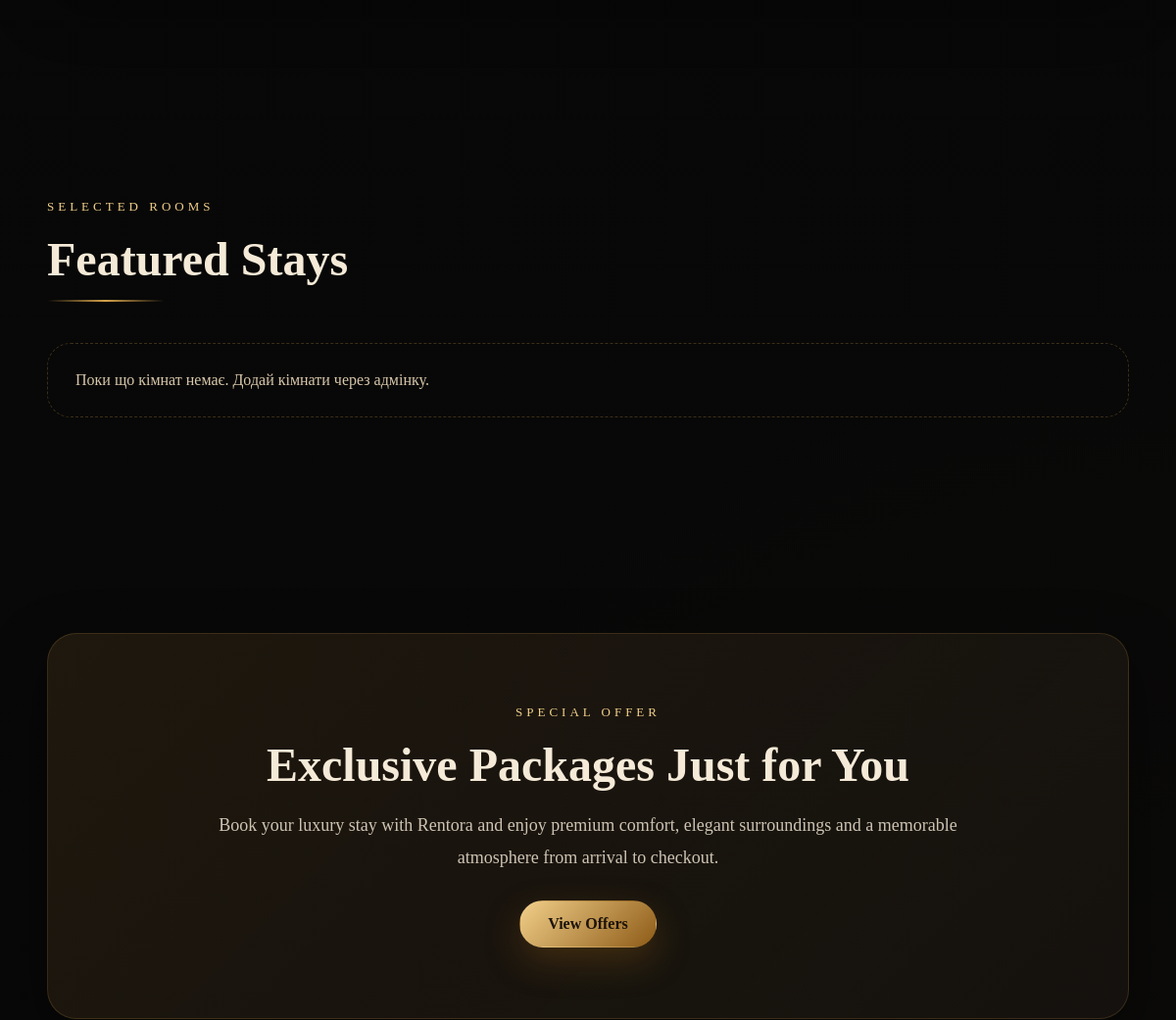
Before: / (middle part) with the older database file.
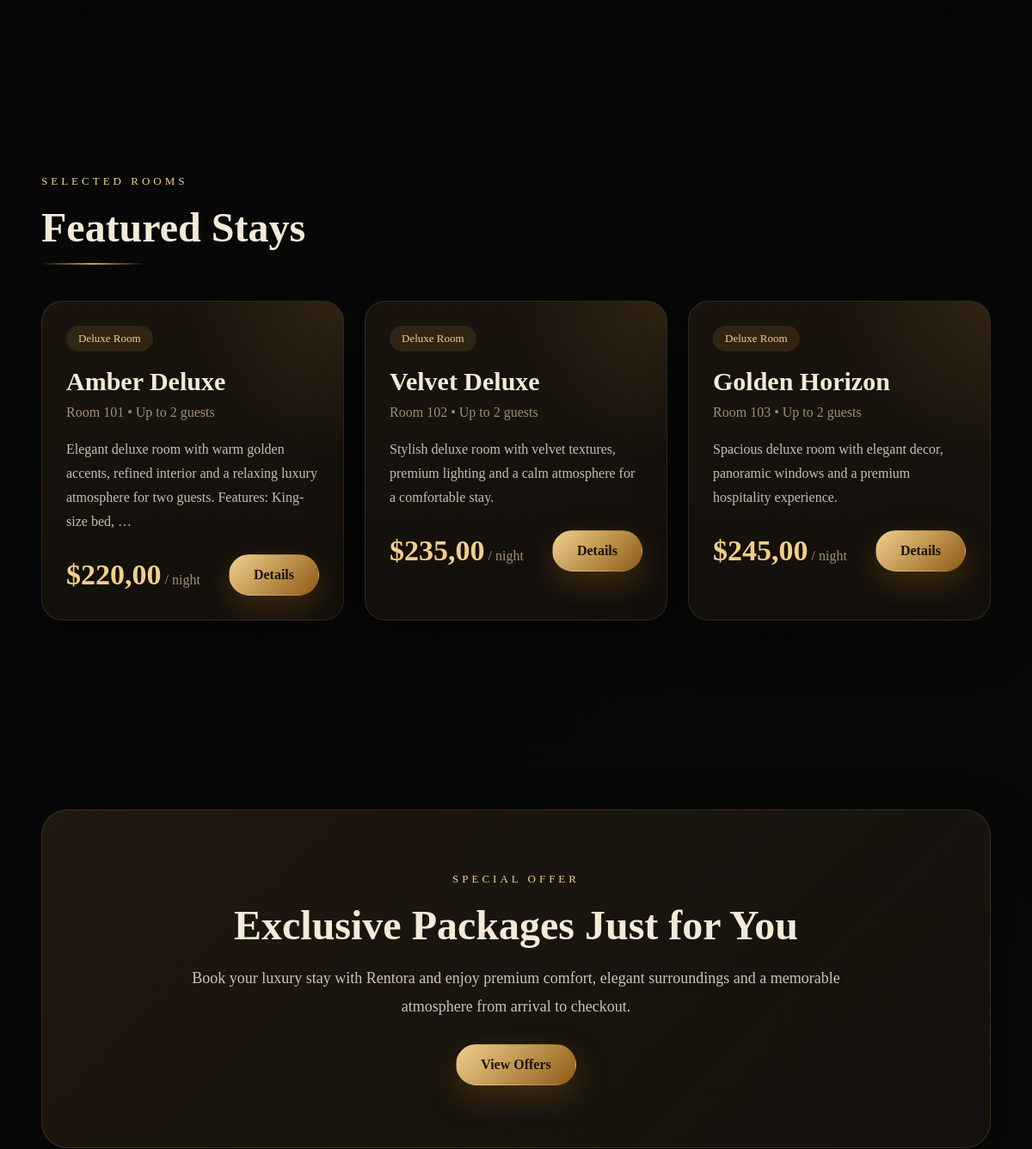
After: the same page with the newer database file.
### rooms/models.py (models this page shows, shortened)
class Room(models.Model):
    room_type = models.ForeignKey(
        RoomType,
        on_delete=models.CASCADE,
        related_name='rooms'
    )
    name = models.CharField(max_length=150)
    number = models.CharField(max_length=20, unique=True)
    description = models.TextField()
    price_per_night = models.DecimalField(max_digits=10, decimal_places=2)
    capacity = models.PositiveIntegerField()
    features = models.TextField(blank=True, help_text='Наприклад: Wi-Fi, balcony, minibar')
    is_active = models.BooleanField(default=True)
    class Meta:
        verbose_name = 'Кімната'
        verbose_name_plural = 'Кімнати'
        ordering = ['number']

class RoomType(models.Model):
    name = models.CharField(max_length=100, unique=True)
    description = models.TextField(blank=True)
    class Meta:
        verbose_name = 'Тип кімнати'
        verbose_name_plural = 'Типи кімнат'

### core/views.py (the view)
# urls.py: path('', home, name='home'),
def home(request):
    featured_rooms = Room.objects.filter(is_active=True)[:3]
    return render(request, 'core/home.html', {'featured_rooms': featured_rooms})

### templates/core/home.html (shortened to what this page needs)
{% extends 'base.html' %}
{% load static %}
{% block content %}
<section class="luxury-grid-section">
</section>
<section class="featured-rooms-section">
    <div class="container">
        <div class="section-heading">
            <p class="eyebrow">Selected Rooms</p>
            <h2>Featured Stays</h2>
            <div class="gold-line"></div>
        </div>
        <div class="room-cards">
            {% for room in featured_rooms %}
                <div class="room-card">
                    <div class="room-card-top">
                        <span class="room-badge">{{ room.room_type.name }}</span>
                        <h3>{{ room.name }}</h3>
                        <p class="room-meta">Room {{ room.number }} • Up to {{ room.capacity }} guests</p>
                    </div>
                    <div class="room-card-bottom">
                        <p>{{ room.description|truncatewords:20 }}</p>
                        <div class="room-card-footer">
                            <div>
                                <span class="price">${{ room.price_per_night }}</span>
                                <span class="per-night">/ night</span>
                            </div>
                            <a href="{% url 'room_detail' room.pk %}" class="btn btn-gold">Details</a>
                        </div>
                    </div>
                </div>
            {% empty %}
                <div class="empty-block">
                    <p>Поки що кімнат немає. Додай кімнати через адмінку.</p>
                </div>
            {% endfor %}
        </div>
    </div>
</section>
<section class="offer-section">
    <div class="container">
        <div class="offer-box">
            <p class="eyebrow">Special Offer</p>
            <h2>Exclusive Packages Just for You</h2>
            <p>
                Book your luxury stay with Rentora and enjoy premium comfort,
                elegant surroundings and a memorable atmosphere from arrival to checkout.
            </p>
            <a href="{% url 'room_list' %}" class="btn btn-gold">View Offers</a>
        </div>
    </div>
</section>
{% endblock %}

### templates/base.html (shortened to what this page needs)
{% load static %}
<!DOCTYPE html>
<html lang="uk">
<head>
    <link rel="stylesheet" href="{% static 'css/styles.css' %}">
</head>
<body class="{% block body_class %}{% endblock %}">
    <div class="site-bg"></div>
    <main>
        {% block content %}{% endblock %}
    </main>
</body>
</html>

### static/css/styles.css (style rules this page uses)
:root { --bg-main: #090909; --bg-soft: #111111; --bg-card: rgba(20, 16, 12, 0.82); --text-main: #f5ead7; --text-soft: #d8c7aa; --text-muted: #a18e70; --gold: #d5a34a; --gold-light: #f1cf8a; --gold-deep: #8d5b17; --border: rgba(213, 163, 74, 0.22); --shadow: 0 20px 60px rgba(0, 0, 0, 0.45); --radius-xl: 28px; --radius-lg: 20px; --radius-md: 16px; --container: 1240px; }
* { margin: 0; padding: 0; box-sizing: border-box; }
html { scroll-behavior: smooth; }
body { background: radial-gradient(circle at top left, rgba(213, 163, 74, 0.08), transparent 25%), radial-gradient(circle at bottom right, rgba(213, 163, 74, 0.06), transparent 20%), #080808; color: var(--text-main); font-family: Georgia, "Times New Roman", serif; min-height: 100vh; overflow-x: hidden; position: relative; }
body::before { content: ""; position: fixed; inset: 0; background-image: url("../images/pattern.jpg"); background-size: cover; background-position: center; opacity: 0.06; pointer-events: none; z-index: -2; }
.site-bg { position: fixed; inset: 0; background: linear-gradient(to bottom, rgba(8, 8, 8, 0.45), rgba(8, 8, 8, 0.62)); z-index: -1; pointer-events: none; }
a { text-decoration: none; color: inherit; }
.container { width: min(var(--container), 92%); margin: 0 auto; }
.eyebrow { color: var(--gold-light); text-transform: uppercase; letter-spacing: 4px; font-size: 13px; margin-bottom: 18px; }
.btn { display: inline-flex; align-items: center; justify-content: center; padding: 14px 28px; border-radius: 999px; font-weight: 700; border: 1px solid transparent; transition: 0.28s ease; cursor: pointer; }
.btn-gold { background: linear-gradient(135deg, var(--gold-light), var(--gold-deep)); color: #1d130a; box-shadow: 0 14px 35px rgba(141, 91, 23, 0.35); }
.luxury-grid-section, .featured-rooms-section, .offer-section { position: relative; padding: 110px 0; }
.section-heading { margin-bottom: 42px; }
.section-heading h2 { font-size: clamp(34px, 4vw, 58px); margin-bottom: 14px; }
.gold-line { width: 120px; height: 2px; background: linear-gradient(to right, transparent, var(--gold), transparent); }
.room-cards { display: grid; grid-template-columns: repeat(auto-fit, minmax(320px, 1fr)); gap: 24px; }
.room-card { position: relative; padding: 28px; border-radius: 24px; background: linear-gradient(180deg, rgba(213, 163, 74, 0.05), rgba(255, 255, 255, 0.01)), rgba(18, 14, 11, 0.9); border: 1px solid rgba(213, 163, 74, 0.16); box-shadow: var(--shadow); transition: 0.3s ease; overflow: hidden; }
.room-card::before { content: ""; position: absolute; inset: 0; background: radial-gradient(circle at top right, rgba(213, 163, 74, 0.12), transparent 35%); pointer-events: none; }
.room-badge { display: inline-block; padding: 7px 14px; border-radius: 999px; background: rgba(213, 163, 74, 0.12); color: var(--gold-light); font-size: 13px; margin-bottom: 18px; }
.room-card h3 { font-size: 30px; margin-bottom: 10px; }
.room-meta { color: var(--text-muted); margin-bottom: 20px; }
.room-card-bottom p { color: rgba(245, 234, 215, 0.8); line-height: 1.75; margin-bottom: 24px; }
.room-card-footer { display: flex; justify-content: space-between; align-items: center; gap: 16px; }
.price { font-size: 34px; font-weight: 700; color: var(--gold-light); }
.per-night { color: var(--text-muted); }
.offer-box { text-align: center; padding: 72px 32px; border-radius: 30px; background: linear-gradient(135deg, rgba(213, 163, 74, 0.08), rgba(255, 255, 255, 0.015)), rgba(18, 14, 11, 0.88); border: 1px solid rgba(213, 163, 74, 0.18); box-shadow: var(--shadow); }
.offer-box h2 { font-size: clamp(34px, 4vw, 56px); margin-bottom: 18px; }
.offer-box p:not(.eyebrow) { max-width: 760px; margin: 0 auto 28px; color: rgba(245, 234, 215, 0.82); line-height: 1.8; font-size: 18px; }

Changed rows visible on the page:
added Room: room_type.name "Deluxe Room", name "Amber Deluxe", number "101", capacity "2", description "Elegant deluxe room with warm golden accents, refined interior and a relaxing luxury atmosphere for two guests. Features: King-size bed, …", price_per_night "220,00"
added Room: room_type.name "Deluxe Room", name "Velvet Deluxe", number "102", capacity "2", description "Stylish deluxe room with velvet textures, premium lighting and a calm atmosphere for a comfortable stay.", price_per_night "235,00"
added Room: room_type.name "Deluxe Room", name "Golden Horizon", number "103", capacity "2", description "Spacious deluxe room with elegant decor, panoramic windows and a premium hospitality experience.", price_per_night "245,00"
Other visible differences:
text no longer shown: "Поки що кімнат немає. Додай кімнати через адмінку."
